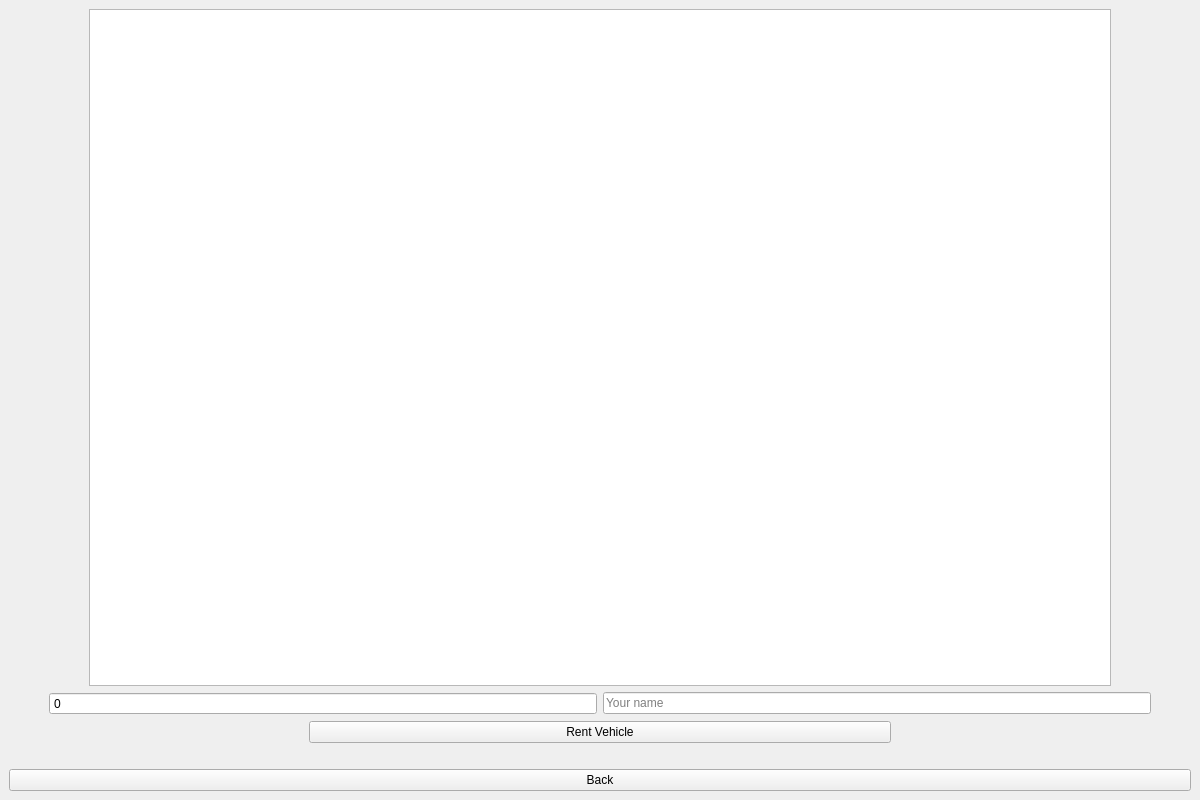
<?xml version="1.0" encoding="UTF-8"?>
<ui version="4.0">
 <class>rentVehicle</class>
 <widget class="QMainWindow" name="rentVehicle">
  <property name="geometry">
   <rect>
    <x>0</x>
    <y>0</y>
    <width>1200</width>
    <height>800</height>
   </rect>
  </property>
  <property name="maximumSize">
   <size>
    <width>1200</width>
    <height>800</height>
   </size>
  </property>
  <property name="windowTitle">
   <string>Rent a Vehicle Window</string>
  </property>
  <widget class="QWidget" name="centralwidget">
   <layout class="QVBoxLayout" name="verticalLayout">
    <item>
     <layout class="QVBoxLayout" name="verticalLayout_2">
      <item>
       <layout class="QVBoxLayout" name="verticalLayout_4">
        <property name="leftMargin">
         <number>80</number>
        </property>
        <property name="rightMargin">
         <number>80</number>
        </property>
        <item>
         <widget class="QTableWidget" name="table">
          <property name="editTriggers">
           <set>QAbstractItemView::NoEditTriggers</set>
          </property>
          <property name="selectionMode">
           <enum>QAbstractItemView::SingleSelection</enum>
          </property>
          <property name="selectionBehavior">
           <enum>QAbstractItemView::SelectRows</enum>
          </property>
          <property name="columnCount">
           <number>0</number>
          </property>
         </widget>
        </item>
       </layout>
      </item>
      <item>
       <layout class="QVBoxLayout" name="verticalLayout_3">
        <item>
         <layout class="QHBoxLayout" name="horizontalLayout">
          <item>
           <spacer name="horizontalSpacer">
            <property name="orientation">
             <enum>Qt::Horizontal</enum>
            </property>
            <property name="sizeType">
             <enum>QSizePolicy::Minimum</enum>
            </property>
            <property name="sizeHint" stdset="0">
             <size>
              <width>40</width>
              <height>20</height>
             </size>
            </property>
           </spacer>
          </item>
          <item>
           <widget class="QSpinBox" name="spinBox">
            <property name="sizePolicy">
             <sizepolicy hsizetype="Expanding" vsizetype="Fixed">
              <horstretch>0</horstretch>
              <verstretch>0</verstretch>
             </sizepolicy>
            </property>
            <property name="buttonSymbols">
             <enum>QAbstractSpinBox::NoButtons</enum>
            </property>
            <property name="maximum">
             <number>999999999</number>
            </property>
           </widget>
          </item>
          <item>
           <widget class="QLineEdit" name="lineEdit">
            <property name="placeholderText">
             <string>Your name</string>
            </property>
           </widget>
          </item>
          <item>
           <spacer name="horizontalSpacer_2">
            <property name="orientation">
             <enum>Qt::Horizontal</enum>
            </property>
            <property name="sizeType">
             <enum>QSizePolicy::Minimum</enum>
            </property>
            <property name="sizeHint" stdset="0">
             <size>
              <width>40</width>
              <height>20</height>
             </size>
            </property>
           </spacer>
          </item>
         </layout>
        </item>
        <item>
         <layout class="QHBoxLayout" name="horizontalLayout_2">
          <item>
           <spacer name="horizontalSpacer_3">
            <property name="orientation">
             <enum>Qt::Horizontal</enum>
            </property>
            <property name="sizeType">
             <enum>QSizePolicy::Fixed</enum>
            </property>
            <property name="sizeHint" stdset="0">
             <size>
              <width>300</width>
              <height>20</height>
             </size>
            </property>
           </spacer>
          </item>
          <item>
           <widget class="QPushButton" name="pushButton_2">
            <property name="text">
             <string>Rent Vehicle</string>
            </property>
           </widget>
          </item>
          <item>
           <spacer name="horizontalSpacer_4">
            <property name="orientation">
             <enum>Qt::Horizontal</enum>
            </property>
            <property name="sizeType">
             <enum>QSizePolicy::Fixed</enum>
            </property>
            <property name="sizeHint" stdset="0">
             <size>
              <width>300</width>
              <height>20</height>
             </size>
            </property>
           </spacer>
          </item>
         </layout>
        </item>
       </layout>
      </item>
      <item>
       <spacer name="verticalSpacer">
        <property name="orientation">
         <enum>Qt::Vertical</enum>
        </property>
        <property name="sizeType">
         <enum>QSizePolicy::Fixed</enum>
        </property>
        <property name="sizeHint" stdset="0">
         <size>
          <width>10</width>
          <height>20</height>
         </size>
        </property>
       </spacer>
      </item>
      <item>
       <widget class="QPushButton" name="pushButton">
        <property name="text">
         <string>Back</string>
        </property>
       </widget>
      </item>
     </layout>
    </item>
   </layout>
  </widget>
 </widget>
 <resources/>
 <connections/>
</ui>
